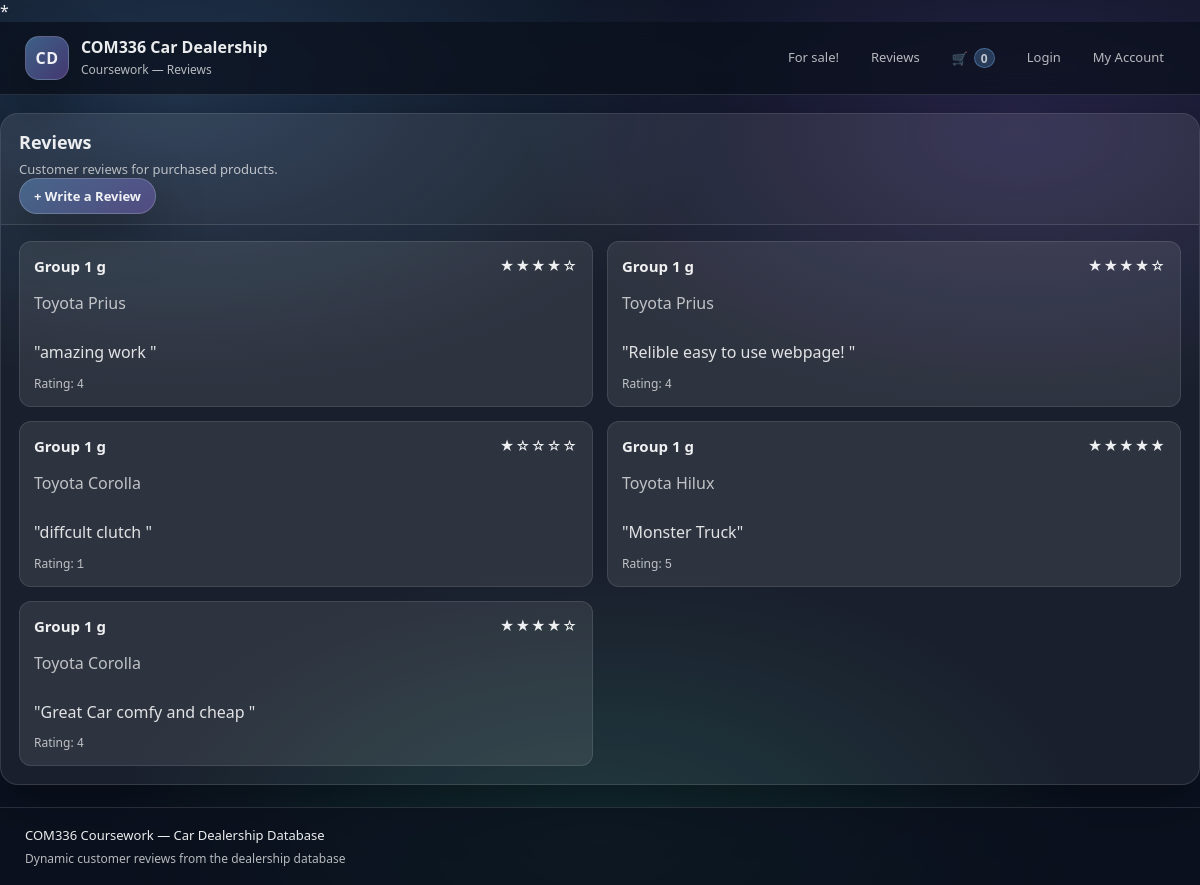
The app's page /CarEcommerce/reviews.php with its own data.
### tables this page shows
CREATE TABLE `reviews` (
  `reviewID` int(11) NOT NULL,
  `customerID` int(11) NOT NULL,
  `productID` int(11) NOT NULL,
  `review_date` datetime DEFAULT current_timestamp(),
  `review` text NOT NULL,
  `rating` int(11) NOT NULL CHECK (`rating` between 1 and 5)
);

CREATE TABLE `users` (
  `userID` int(11) NOT NULL,
  `first_name` varchar(100) NOT NULL,
  `last_name` varchar(100) NOT NULL,
  `address` varchar(255) NOT NULL,
  `city` varchar(100) NOT NULL,
  `postcode` varchar(20) NOT NULL,
  `email` varchar(150) NOT NULL,
  `tele_no` varchar(20) DEFAULT NULL,
  `password` varchar(255) NOT NULL,
  `role` enum('customer','admin') DEFAULT 'customer'
);

CREATE TABLE `product` (
  `productID` int(11) NOT NULL,
  `model_name` varchar(150) NOT NULL,
  `model_year` int(11) NOT NULL,
  `fuel_type` varchar(50) NOT NULL,
  `engine_size` decimal(3,1) NOT NULL,
  `colour` varchar(50) NOT NULL,
  `price` decimal(10,2) NOT NULL
);

### CarEcommerce/reviews.php (the view, shortened to what this page needs)
<?php
include 'cardealershipDB.php';
$sql = "SELECT r.reviewID, r.review, r.rating, r.review_date, u.first_name, u.last_name, p.model_name
  FROM reviews r
  INNER JOIN users u ON r.customerID = u.userID
  INNER JOIN product p ON r.productID = p.productID
  ORDER BY r.review_date DESC";
$result = $conn->query($sql);
?>
<!DOCTYPE html>
<html lang="en">
<head>
  <link rel="stylesheet" href="styles.css" />
</head>
<body>
  <header class="site-header">
    <div class="header-inner">
      <div class="brand">
        <div class="logo" aria-hidden="true">CD</div>
        <div class="brand-text">
          <h1>COM336 Car Dealership</h1>
          <p>Coursework — Reviews</p>
        </div>
      </div>
<nav class="nav">
  <a href="productPage.php">For sale!</a>
  <a href="reviews.php">Reviews</a>
  <a href="basket.php" class="basket-icon">
    🛒 <span id="basket-count">0</span>
  </a>
  <?php if (isset($_SESSION['userID'])): ?>
    <a href="account.php">My Account</a>
    <?php if ($_SESSION['role'] === 'admin'): ?>
      <a href="admin/dashboard.php">Admin</a>
    <?php endif; ?>
    <a href="logout.php">Logout</a>
  <?php else: ?>
    <a href="login.php">Login</a>
    <a href="register.php">My Account</a>
  <?php endif; ?>
</nav>
    </div>
  </header>
<section class="panel" id="reviews">
    <div class="panel-head">
      <h2>Reviews</h2>
      <p>Customer reviews for purchased products.</p>
      <a href="addReview.php" class="btn">+ Write a Review</a>
</div>
      <div class="grid two">
<?php while($row = $result->fetch_assoc()): ?>
  <article class="review-card">
    <div class="review-top">
      <div>
        <h3><?php echo htmlspecialchars($row['first_name'] . ' ' . $row['last_name']); ?></h3>
        <p class="muted"><?php echo htmlspecialchars($row['model_name']); ?></p>
      </div>
      <div class="stars">
        <?php
          $rating = $row['rating'];
          for ($i = 0; $i < $rating; $i++) echo "★";
          for ($i = $rating; $i < 5; $i++) echo "☆";
        ?>
      </div>
    </div>
    <p class="quote">"<?= $row['review'] ?>"</p>
    <p class="meta">
      Rating: <span class="mono"><?= $row['rating'] ?></span>
    </p>
  </article>
<?php endwhile; ?>
</div>
    </section>
  <footer class="site-footer">
    <div class="container footer-inner">
      <p>COM336 Coursework — Car Dealership Database</p>
      <p class="muted">Dynamic customer reviews from the dealership database</p>
    </div>
  </footer>
</body>
</html>

### CarEcommerce/styles.css (style rules this page uses)
* { box-sizing: border-box; }
:root { --bg: #0b1220; --panel: rgba(255,255,255,0.06); --panel-2: rgba(255,255,255,0.09); --text: rgba(255,255,255,0.92); --muted: rgba(255,255,255,0.70); --line: rgba(255,255,255,0.12); --shadow: 0 18px 50px rgba(0,0,0,0.35); --radius: 18px; --radius-sm: 12px; }
html, body { margin: 0; padding: 0; font-family: system-ui, -apple-system, Segoe UI, Roboto, Arial, sans-serif; color: var(--text); background: radial-gradient(900px 500px at 15% 10%, rgba(120, 188, 255, 0.20), transparent 60%), radial-gradient(900px 500px at 85% 15%, rgba(170, 120, 255, 0.18), transparent 55%), radial-gradient(900px 500px at 50% 95%, rgba(75, 255, 190, 0.12), transparent 55%), var(--bg); }
a { color: inherit; text-decoration: none; }
.container { width: min(1150px, calc(100% - 32px)); margin: 0 auto; }
.site-header { position: sticky; top: 0; z-index: 50; backdrop-filter: blur(10px); background: rgba(10, 16, 28, 0.72); border-bottom: 1px solid var(--line); }
.header-inner { width: min(1150px, calc(100% - 32px)); margin: 0 auto; display: flex; align-items: center; justify-content: space-between; padding: 14px 0; gap: 18px; }
.brand { display: flex; align-items: center; gap: 12px; min-width: 260px; }
.logo { width: 44px; height: 44px; border-radius: 14px; display: grid; place-items: center; font-weight: 800; letter-spacing: 0.5px; background: linear-gradient(135deg, rgba(120,188,255,0.45), rgba(170,120,255,0.35)); border: 1px solid rgba(255,255,255,0.16); box-shadow: var(--shadow); }
.brand-text h1 { margin: 0; font-size: 16px; line-height: 1.2; }
.brand-text p { margin: 3px 0 0 0; font-size: 12px; color: var(--muted); }
.nav { display: flex; flex-wrap: wrap; justify-content: flex-end; gap: 10px; }
.nav a { font-size: 13px; color: var(--muted); padding: 8px 10px; border-radius: 999px; border: 1px solid transparent; transition: 160ms ease; }
.panel { margin: 18px 0; background: var(--panel); border: 1px solid var(--line); border-radius: var(--radius); box-shadow: var(--shadow); overflow: hidden; }
.panel-head { padding: 16px 18px 10px; border-bottom: 1px solid var(--line); background: rgba(255,255,255,0.03); }
.panel-head h2 { margin: 0; font-size: 18px; }
.panel-head p { margin: 6px 0 0; color: var(--muted); font-size: 13px; }
.mono { font-family: ui-monospace, SFMono-Regular, Menlo, Monaco, Consolas, "Liberation Mono", monospace; }
.muted { color: var(--muted); }
.grid { padding: 16px 18px 18px; display: grid; gap: 14px; }
.grid.two { grid-template-columns: repeat(2, minmax(0, 1fr)); }
.review-card { background: var(--panel-2); border: 1px solid rgba(255,255,255,0.10); border-radius: var(--radius-sm); padding: 14px; }
.review-top { display: flex; align-items: flex-start; justify-content: space-between; gap: 12px; }
.review-card h3 { margin: 0; font-size: 15px; }
.review-card .quote { margin: 10px 0 10px; color: rgba(255,255,255,0.86); line-height: 1.55; }
.review-card .meta { margin: 0; font-size: 12px; color: var(--muted); }
.stars { font-size: 14px; letter-spacing: 1px; white-space: nowrap; }
.site-footer { margin-top: 22px; border-top: 1px solid var(--line); background: rgba(10, 16, 28, 0.72); }
.footer-inner { padding: 18px 0; }
.footer-inner p { margin: 0; font-size: 13px; }
.footer-inner .muted { margin-top: 6px; font-size: 12px; }
.btn { display: inline-block; padding: 8px 14px; border-radius: 999px; font-size: 13px; font-weight: 600; color: var(--text); background: linear-gradient(135deg, rgba(120,188,255,0.35), rgba(170,120,255,0.30)); border: 1px solid rgba(255,255,255,0.18); box-shadow: var(--shadow); transition: 160ms ease; }
.panel-head { display: flex; justify-content: space-between; align-items: center; flex-wrap: wrap; }
.panel-head p { width: 100%; }
.btn { display: inline-block; text-align: center; }
.basket-icon { display: inline-flex; align-items: center; gap: 6px; }
#basket-count { min-width: 20px; height: 20px; padding: 0 6px; border-radius: 999px; display: inline-grid; place-items: center; font-size: 12px; font-weight: 800; background: rgba(120,188,255,0.24); border: 1px solid rgba(120,188,255,0.35); }

### records on screen
reviews: customerID.last_name "Group 1 g", productID.model_name "Toyota Prius", review "amazing work", rating "4"
reviews: customerID.last_name "Group 1 g", productID.model_name "Toyota Prius", review "Relible easy to use webpage!", rating "4"
reviews: customerID.last_name "Group 1 g", productID.model_name "Toyota Corolla", review "diffcult clutch", rating "1"
reviews: customerID.last_name "Group 1 g", productID.model_name "Toyota Hilux", review "Monster Truck", rating "5"
reviews: customerID.last_name "Group 1 g", productID.model_name "Toyota Corolla", review "Great Car comfy and cheap", rating "4"
